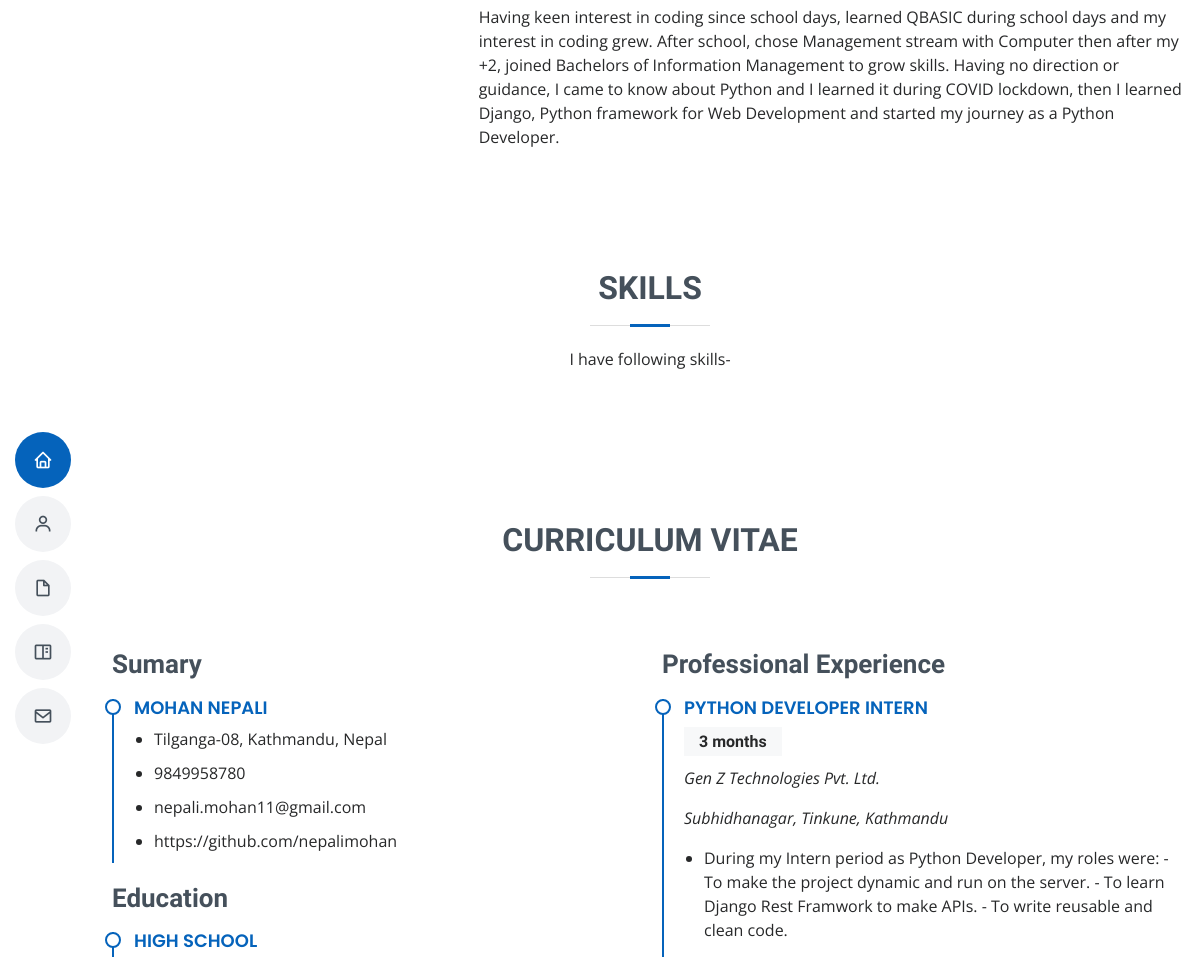
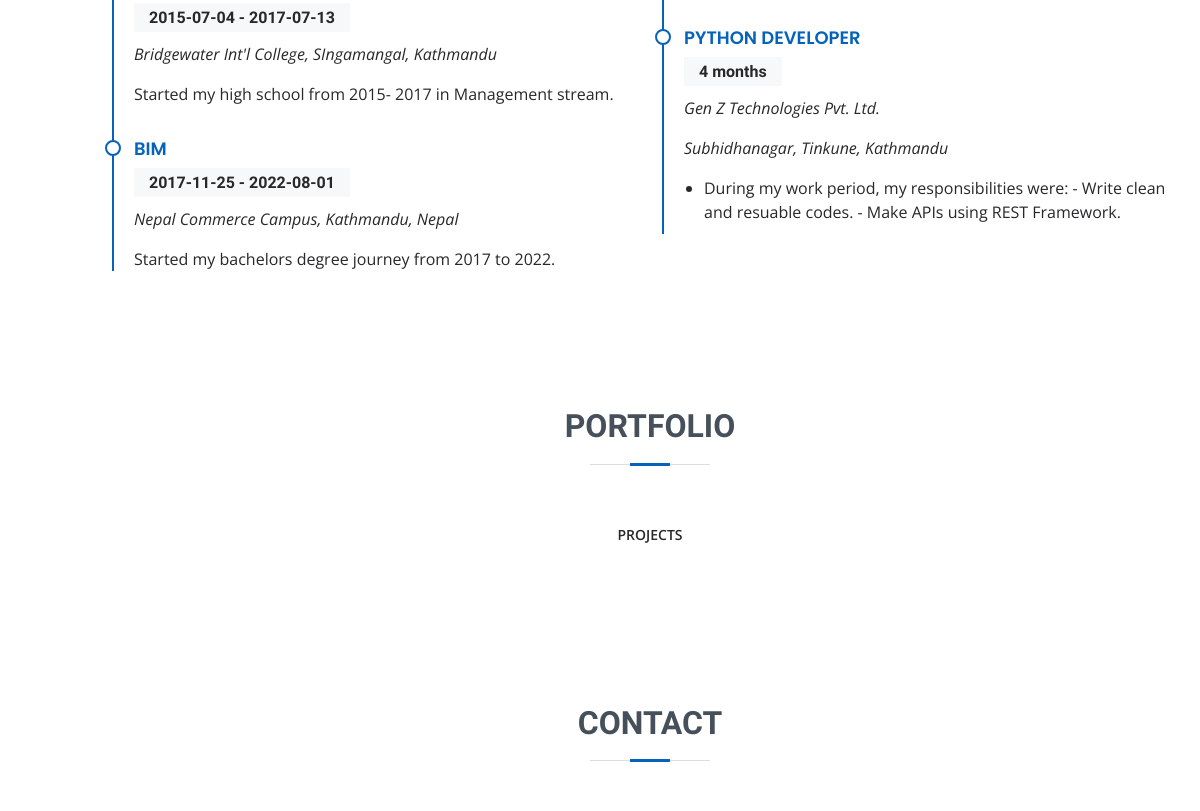
The app's page / (middle part), older data (2 pictures, top to bottom).
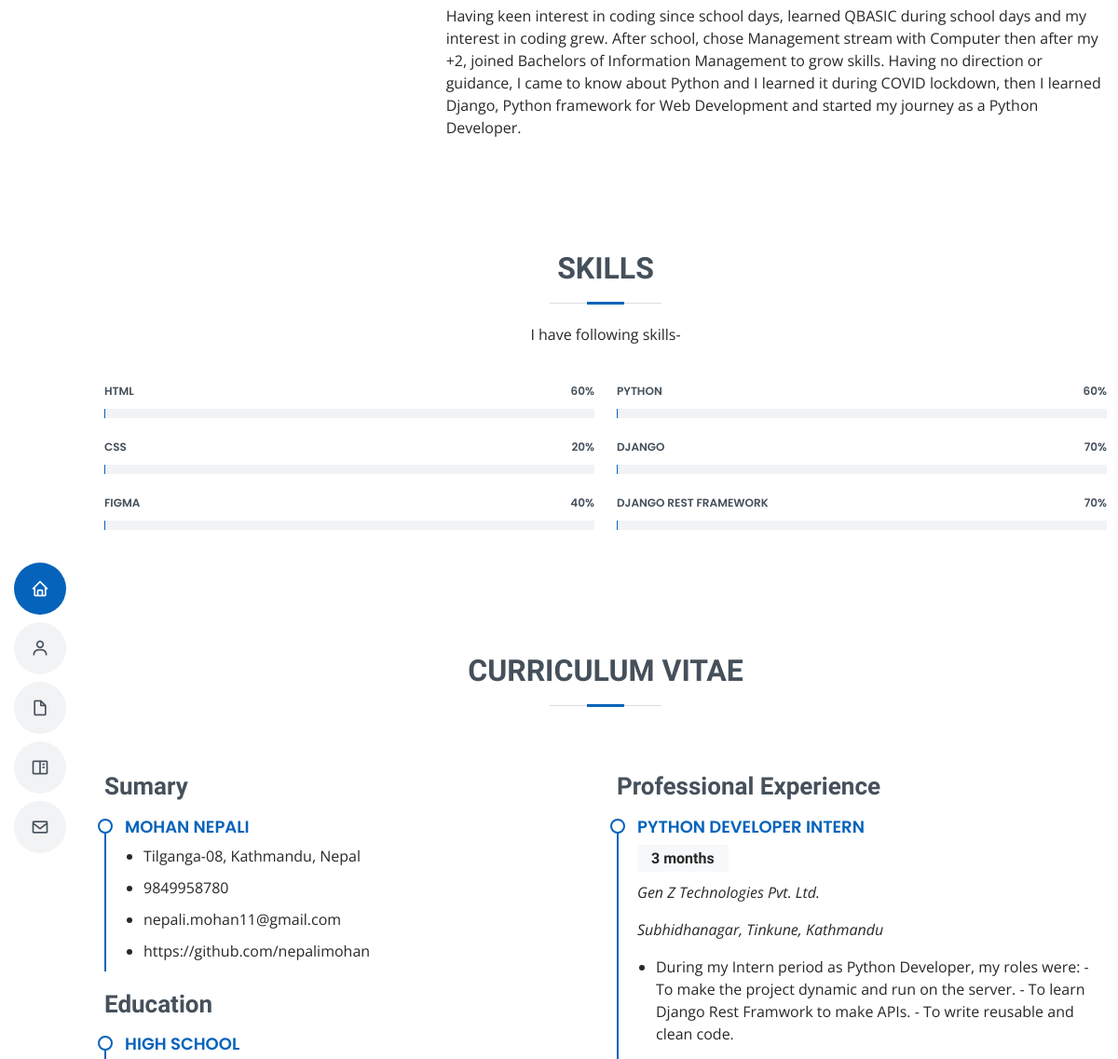
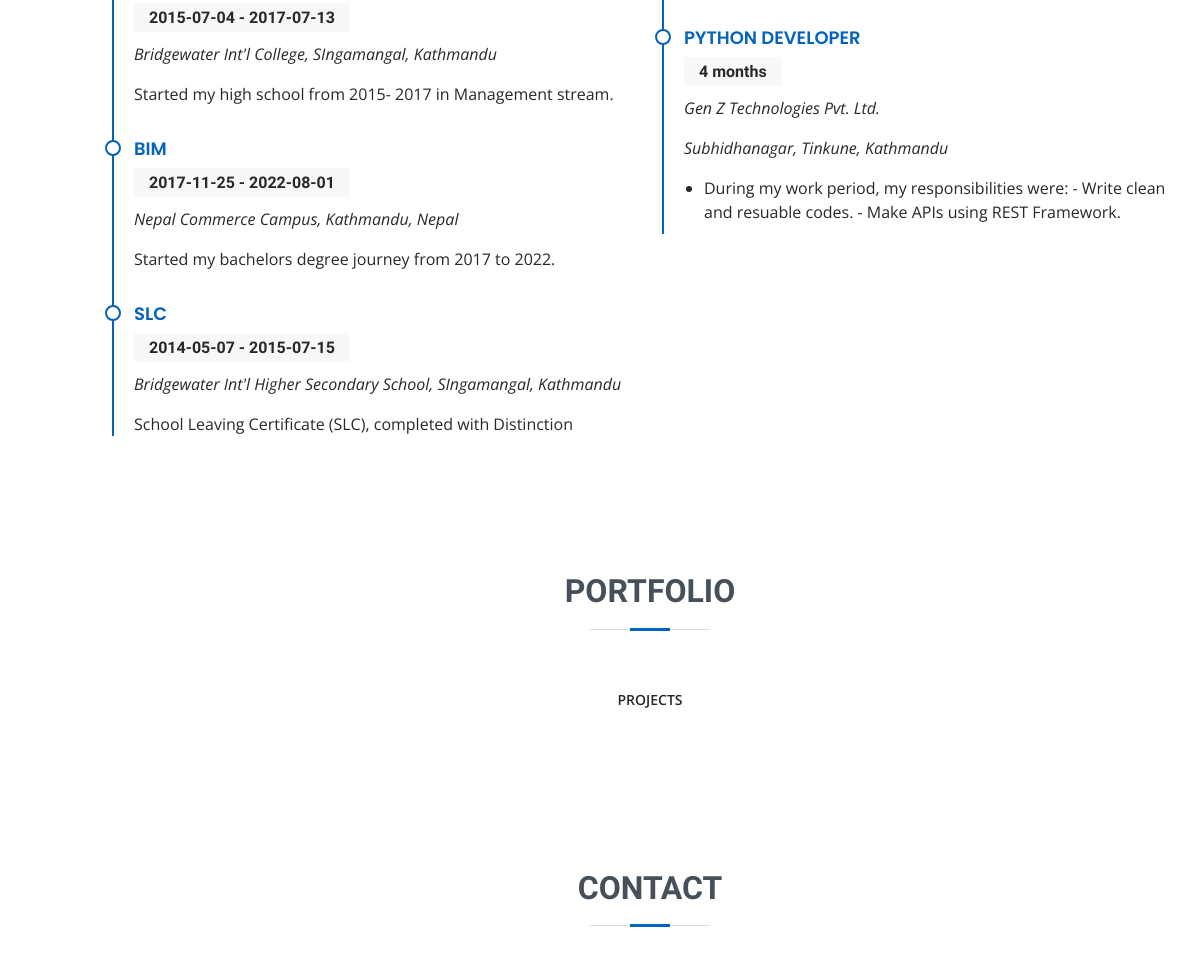
The same page, newer data (2 pictures, top to bottom).
### pages/models.py (models this page shows, shortened)
class Education(models.Model):
    course_name = models.CharField(max_length=100)
    duration_from = models.PositiveIntegerField(blank=True, null=True)
    duration_to = models.PositiveIntegerField(blank=True, null=True)
    name_of_institute = models.CharField(max_length=100)
    description = models.TextField(blank=True, null=True)

class Experience(models.Model):
    post = models.CharField(max_length=100)
    name_of_organization = models.CharField(max_length=100)
    time_period = models.PositiveIntegerField()
    address = models.CharField(max_length=100, blank=True)
    responsibilities = models.TextField(blank=True, null=True)

class FrontEndSkill(models.Model):
    name = models.CharField(max_length=50)
    knowledge = models.PositiveIntegerField(default=0)

class BackEndSkill(models.Model):
    name = models.CharField(max_length=50)
    knowledge = models.PositiveIntegerField(default=0)

### pages/views.py (the view)
# urls.py: path('', views.home, name='home'),
def home(request):
    profile =  Profile.objects.all().last()
    education = Education.objects.all()
    experience = Experience.objects.all()
    front_skills = FrontEndSkill.objects.all()
    back_skills = BackEndSkill.objects.all()
    project = Project.objects.all().order_by('id')
    data = {
        'profile': profile,
        'education': education,
        'experience': experience,
        'front_skills': front_skills,
        'back_skills' : back_skills,
        'project' : project,
    }
    return render(request, 'pages/home.html', data)

### templates/pages/home.html (shortened to what the changed rows need)
{% extends 'base.html' %}
{% block content %}
{% load static %}
<main id="main">
    <section id="skills" class="skills section-bg">
      <div class="container" data-aos="fade-up">
        <div class="section-title">
          <h2>Skills</h2>
        </div>
        <div class="row skills-content">
          <div class="col-lg-6">
            {% for skills in front_skills %}
            <div class="progress">
              <span class="skill">{{skills.name}} <i class="val">{{skills.knowledge}}%</i></span>
              <div class="progress-bar-wrap">
              </div>
            </div>
            {% endfor %}
          </div>
          <div class="col-lg-6">
            {% for skills in back_skills %}
            <div class="progress">
              <span class="skill">{{skills.name}} <i class="val">{{skills.knowledge}}%</i></span>
              <div class="progress-bar-wrap">
              </div>
            </div>
            {% endfor %}
          </div>
        </div>
      </div>
    </section>
    <section id="resume" class="resume">
      <div class="container" data-aos="fade-up">
        <div class="section-title">
          <h2>Curriculum Vitae</h2>
        </div>
        <div class="row">
          <div class="col-lg-6">
            {% for edu in education %}
            <div class="resume-item">
              <h4>{{edu.course_name}}</h4>
              <h5>{{edu.duration_from}} - {{edu.duration_to}}</h5>
              <p><em>{{edu.name_of_institute}}</em></p>
              <p>{{edu.description}}</p>
            </div>
            {% endfor %}
          </div>
          <div class="col-lg-6">
            {% for exp in experience %}
            <div class="resume-item">
              <h4>{{exp.post}}</h4>
              <h5>{{exp.time_period}} months</h5>
              <p><em>{{exp.name_of_organization}} </em></p>
              <p><em>{{exp.address}} </em></p>
              <ul>
                <li>{{exp.responsibilities}}</li>
              </ul>
            </div>
            {% endfor %}
          </div>
        </div>
      </div>
    </section>
    <section id="portfolio" class="portfolio section-bg">
      <div class="container" data-aos="fade-up">
        <div class="section-title">
          <h2>Portfolio</h2>
        </div>
      </div>
    </section>
    <section id="contact" class="contact">
      <div class="container" data-aos="fade-up">
        <div class="section-title">
          <h2>Contact</h2>
        </div>
      </div>
    </section>
  </main>
{% endblock %}

Row changes from the older to the newer data that the page shows:
added FrontEndSkill: name "HTML", knowledge "60"
added FrontEndSkill: name "CSS", knowledge "20"
added FrontEndSkill: name "FIGMA", knowledge "40"
added BackEndSkill: name "PYTHON", knowledge "60"
added BackEndSkill: name "DJANGO", knowledge "70"
added BackEndSkill: name "DJANGO REST FRAMEWORK", knowledge "70"
added Education: course_name "SLC", duration_from "2014-05-07", duration_to "2015-07-15", name_of_institute "Bridgewater Int'l Higher Secondary School, SIngamangal, Kathmandu", description "School Leaving Certificate (SLC), completed with Distinction"
